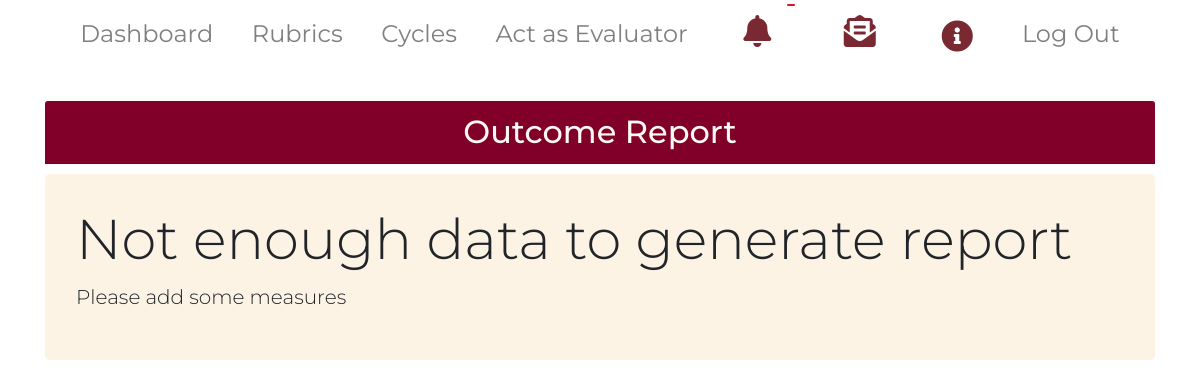
Before: /generate_outcome_report/10 with the older database file.
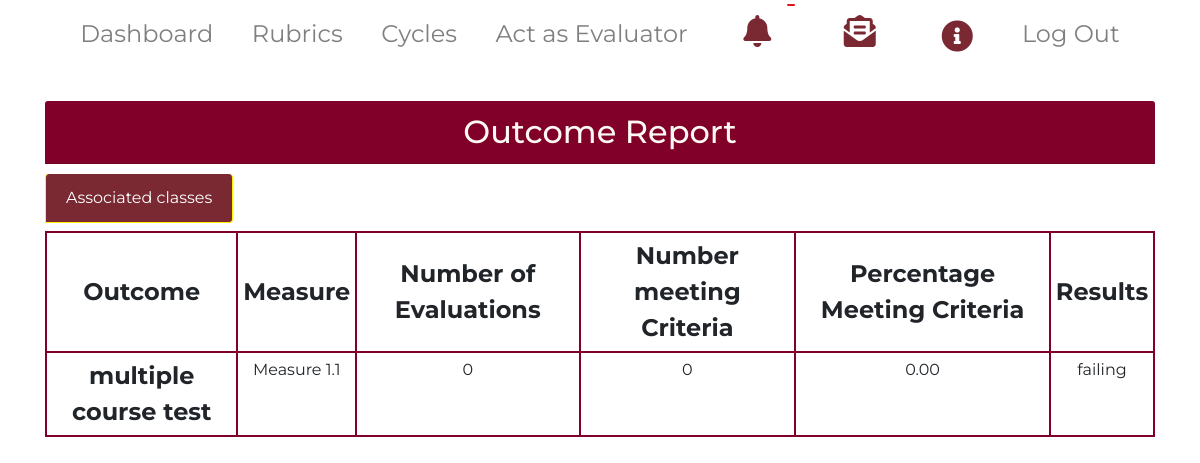
After: the same page with the newer database file.
### main/models.py (models this page shows, shortened)
class Outcome(models.Model):
    title = models.CharField(max_length=200, default='', null=True)
    desc = models.CharField(max_length=600, null=True)
    status = models.BooleanField(default=True)
    cycle = models.ManyToManyField(Cycle)
    course = models.ManyToManyField(Course)
    coordinator = models.ForeignKey(CoOrdinator,null=True,on_delete=models.CASCADE)
    def __str__(self):
        return self.title

class Measure(models.Model):
    CUTOFF_TYPES = (('Percentage', 'Percentage'),
                  ('Percentile', 'Percentile'),
                  ('Average', 'Average')
                 )
    cutoff_type = models.CharField(max_length = 100, choices=CUTOFF_TYPES, default='Percentage')
    TOOL_TYPES = (('Rubric', 'Rubric'),
                  ('Test score', 'Test score')
                  )
    tool_type = models.CharField(max_length=100, choices=TOOL_TYPES, default='Rubric')
    STATUS_TYPES = (('passing', 'passing'),
                    ('failing', 'failing'),
                    ('passed', 'passed'),
                    ('failed', 'failed')
                    )
    status = models.CharField(max_length=100, choices=STATUS_TYPES, default='failing')
    statusPercent = models.FloatField(default=0.0)
    evaluationPercent = models.FloatField(default=0.0)
    measureTitle = models.CharField(max_length=200, default='', null=True)
    outcome = models.ForeignKey(Outcome, null=True, on_delete = models.CASCADE)
    cutoff_percentage = models.FloatField(null=True, blank = True, default=0)
    cutoff_score = models.FloatField(null=True, blank=True, default=0)
    rubric = models.ForeignKey(Rubric,null=True, blank = True, on_delete = models.CASCADE)
    test_score = models.ForeignKey(Test_score, null=True, blank = True, on_delete = models.CASCADE)
    student = models.ManyToManyField(Student)
    evaluator = models.ManyToManyField(Evaluator)
    coordinator = models.ForeignKey(CoOrdinator,null=True,on_delete=models.CASCADE)

### main/views.py (the view)
# urls.py: path('generate_outcome_report/<int:outcome_id>', views.generate_outcome_report, name = 'generate_outcome_report'),
def generate_outcome_report(request, outcome_id):
    outcome = Outcome.objects.get(id=outcome_id)
    measures = Measure.objects.filter(outcome=outcome)
    data = dict()
    evaluated_student_count = 0
    number_of_pass_cases = 0
    measure = None
    for measure in measures:
        evaluated_student_count = custom_students.objects.filter(measure=measure, grade__isnull = False, current=True).count()
        number_of_pass_cases = custom_students.objects.filter(measure=measure,grade__gte = measure.cutoff_score, current=True).count()
        data.update({ measure.id: [evaluated_student_count, number_of_pass_cases, measure.measureTitle, measure.statusPercent, measure.status]})
        print(data)
    if measure is None:
        context = {'outcome': outcome, 'measures': measures, 'evaluated_student_count': evaluated_student_count,
                   'number_of_pass_cases': number_of_pass_cases,'mymeasure':measure}
    else:
        context = {'outcome':outcome, 'measures':measures, 'evaluated_student_count':evaluated_student_count,
                   'number_of_pass_cases':number_of_pass_cases, 'data':data, 'measure_id':measure.id,
                   'count':measures.count()+1,'mymeasure':measure}
    return render(request, 'main/outcome_report.html', context)

### main/templates/main/outcome_report.html (shortened to what this page needs)
{% extends  'main/adminbase.html' %}
{%load static%}
{% block body_block %}
<div class="container">
<h2 class="card-header" ><center>Outcome Report</center></h2>
{% if mymeasure is None %}
    <div class="jumbotron jumbotron-fluid" style="  background-color: rgb(252, 243, 229);">
      <div class="container">
        <h1 class="display-4">Not enough data to generate report</h1>
        <p class="lead"> Please add some measures </p>
      </div>
    </div>
    {% else %}
    <ul class="list-group list-group-horizontal-sm mb-2">
      <li class="list-group-item active">Associated classes </li>
    </ul>
<div class="table-responsive">
<table class="table table-bordered table-hover table-sm">
  <tr>
    <th class="align-middle">Outcome</th>
    <th class="align-middle">Measure</th>
    <th class="align-middle">Number of Evaluations</th>
    <th class="align-middle">Number meeting Criteria</th>
    <th class="align-middle">Percentage Meeting Criteria</th>
    <th class="align-middle">Results</th>
  </tr>
  <tr>
      <th class="align-middle" rowspan="{{count}}">{{outcome}}</th>
  </tr>
{%for k,m in data.items%}
  <tr>
      <td>{{m.2}}</td>
      <td >{{m.0}} </td>
      <td >{{m.1}} </td>
      <td>{{m.3|floatformat:2}} </td>
      <td>{{m.4}}</td>
  </tr>
{%endfor%}
</table>
    {% endif %}
</div>
</div>
{% endblock %}

Changed rows visible on the page:
now on this page (row edited): Outcome: title "multiple course test"
added Measure: measureTitle "Measure 1.1", statusPercent "0.00", status "failing"
Other visible differences:
text no longer shown: "Not enough data to generate report Please add some measures"
text now shown: "Associated classes Outcome Measure Number of Evaluations Number meeting Criteria Percentage Meeting Criteria Results"
new list line: "0 0"
